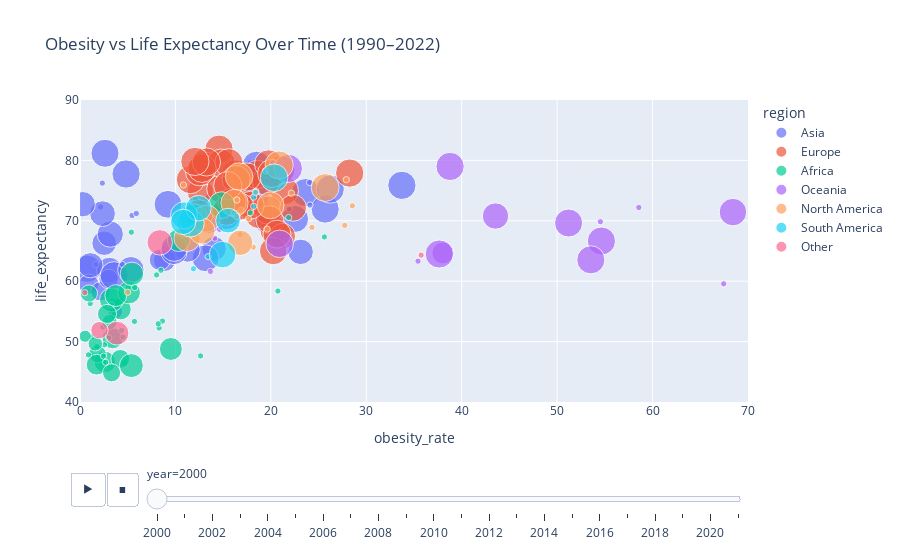

The notebook cell saved with this chart:
### Code cell
fig = px.scatter(
    df,
    x="obesity_rate",
    y="life_expectancy",
    size="water_access_total",
    color="region",
    hover_name="country",
    animation_frame="year",
    range_x=[0, 70],
    range_y=[40, 90],
    title="Obesity vs Life Expectancy Over Time (1990–2022)"
)
fig.show()

### Figure 1 — Plotly figure (JSON) as saved in the notebook; plotly's stock layout.template omitted (floating-point values rounded to 4 significant figures)
{"data": [{"hovertemplate": "<b>%{hovertext}</b><br><br>region=Asia<br>year=2000<br>obesity_rate=%{x}<br>life_expectancy=%{y}<br>water_access_total=%{marker.size}<extra></extra>", "hovertext": ["Afghanistan", "Armenia", "Azerbaijan", "Bahrain", "Bangladesh", "Bhutan", "Brunei", "Cambodia", "China", "Cyprus", "Georgia", "Hong Kong", "India", "Indonesia", "Iran", "Iraq", "Israel", "Japan", "Jordan", "Kazakhstan", "Kuwait", "Kyrgyzstan", "Laos", "Lebanon", "Macao", "Malaysia", "Maldives", "Mongolia", "Myanmar", "Nepal", "North Korea", "Oman", "Pakistan", "Palestine", "Philippines", "Qatar", "Saudi Arabia", "Singapore", "South Korea", "Sri Lanka", "Syria", "Taiwan", "Tajikistan", "Thailand", "Turkey", "Turkmenistan", "United Arab Emirates", "Uzbekistan", "Vietnam", "Yemen"], "legendgroup": "Asia", "marker": {"color": "#636efa", "size": [27.44, 95.33, 73.42, 99.96, 94.82, 82.36, 5.0, 51.9, 5.0, 99.89, 94.56, 98.74, 5.0, 75.28, 94.15, 80.85, 100.0, 98.5, 98.56, 90.15, 100.0, 80.18, 46.14, 84.41, 100.0, 96.88, 5.0, 62.5, 47.73, 79.67, 99.3, 85.64, 87.36, 90.65, 85.98, 99.9, 5.0, 100.0, 5.0, 82.85, 5.0, 5.0, 56.51, 5.0, 5.0, 87.15, 5.0, 87.31, 80.58, 5.0], "sizemode": "area", "sizeref": 0.25, "symbol": "circle"}, "mode": "markers", "name": "Asia", "orientation": "v", "showlegend": true, "type": "scatter", "x": [3.69, 15.34, 14.06, 23.64, 0.76, 3.07, 13.48, 0.92, 2.16, 18.31, 19.67, NaN, 1.67, 2.53, 13.44, 23.12, 18.49, 2.62, 25.69, 13.16, 33.73, 11.28, 2.14, 18.43, NaN, 9.22, 5.46, 8.86, 3.0, 1.09, 3.58, 17.25, 5.33, 22.54, 3.17, 26.22, 24.1, 4.83, 2.34, 2.36, 19.56, NaN, 8.37, 5.9, 21.93, 9.85, 24.06, 9.87, 0.28, 4.45], "xaxis": "x", "y": [55.0, 70.81, 65.38, 74.67, 62.05, 61.84, 74.02, 59.49, 72.29, 77.9, 70.09, 80.7, 62.75, 66.29, 70.17, 64.86, 79.18, 81.18, 71.93, 63.79, 75.87, 65.24, 58.32, 73.89, 79.43, 72.73, 70.89, 63.46, 60.36, 62.64, 60.91, 73.64, 61.9, 70.3, 67.79, 75.25, 72.61, 77.75, 76.24, 71.18, 70.86, 76.14, 63.54, 71.21, 71.93, 64.93, 76.35, 65.46, 72.75, 62.76], "yaxis": "y"}, {"hovertemplate": "<b>%{hovertext}</b><br><br>region=Europe<br>year=2000<br>obesity_rate=%{x}<br>life_expectancy=%{y}<br>water_access_total=%{marker.size}<extra></extra>", "hovertext": ["Albania", "Andorra", "Austria", "Belarus", "Belgium", "Bosnia and Herzegovina", "Bulgaria", "Croatia", "Czechia", "Denmark", "Estonia", "Faroe Islands", "Finland", "France", "Germany", "Gibraltar", "Greece", "Guernsey", "Hungary", "Iceland", "Ireland", "Isle of Man", "Italy", "Jersey", "Latvia", "Liechtenstein", "Lithuania", "Luxembourg", "Malta", "Moldova", "Monaco", "Montenegro", "Netherlands", "North Macedonia", "Norway", "Poland", "Portugal", "Romania", "Russia", "San Marino", "Serbia", "Slovakia", "Slovenia", "Spain", "Sweden", "Switzerland", "Ukraine", "United Kingdom"], "legendgroup": "Europe", "marker": {"color": "#EF553B", "size": [86.4, 100.0, 100.0, 98.36, 100.0, 97.27, 99.81, 98.65, 99.81, 100.0, 97.36, 5.0, 100.0, 100.0, 100.0, 100.0, 99.69, 5.0, 99.96, 100.0, 97.21, 5.0, 99.56, 5.0, 97.8, 100.0, 89.67, 100.0, 100.0, 82.92, 100.0, 5.0, 100.0, 96.89, 100.0, 5.0, 99.23, 100.0, 95.35, 100.0, 89.31, 97.98, 99.5, 100.0, 99.48, 100.0, 98.14, 100.0], "sizemode": "area", "sizeref": 0.25, "symbol": "circle"}, "mode": "markers", "name": "Europe", "orientation": "v", "showlegend": true, "type": "scatter", "x": [12.61, 14.57, 13.0, 20.32, 16.31, 14.74, 15.36, 17.35, 21.42, 11.57, 18.75, NaN, 18.55, 13.08, 20.44, NaN, 21.05, NaN, 19.72, 14.78, 19.51, NaN, 15.6, NaN, 19.89, NaN, 22.33, 17.49, 28.26, 21.24, NaN, 12.12, 12.53, 17.85, 12.79, 17.87, 16.37, 12.45, 20.25, NaN, 16.83, 15.94, 15.48, 19.76, 13.25, 12.04, 20.64, 20.09], "xaxis": "x", "y": [74.83, 81.86, 78.24, 68.46, 77.77, 75.29, 71.57, 74.0, 74.98, 76.82, 71.01, 78.25, 77.67, 79.04, 78.06, 80.14, 78.44, 79.39, 71.76, 79.55, 76.54, 74.84, 79.61, 78.42, 70.18, 78.58, 72.14, 77.26, 77.9, 67.46, 82.12, 73.55, 78.13, 72.57, 78.69, 73.65, 76.83, 71.16, 65.0, 80.5, 72.33, 73.14, 75.83, 79.41, 79.74, 79.83, 67.79, 77.85], "yaxis": "y"}, {"hovertemplate": "<b>%{hovertext}</b><br><br>region=Africa<br>year=2000<br>obesity_rate=%{x}<br>life_expectancy=%{y}<br>water_access_total=%{marker.size}<extra></extra>", "hovertext": ["Algeria", "Angola", "Benin", "Botswana", "Burkina Faso", "Burundi", "Cameroon", "Cape Verde", "Central African Republic", "Chad", "Comoros", "Congo", "Djibouti", "Egypt", "Equatorial Guinea", "Eritrea", "Eswatini", "Ethiopia", "Gabon", "Gambia", "Ghana", "Guinea", "Guinea-Bissau", "Kenya", "Lesotho", "Liberia", "Libya", "Madagascar", "Malawi", "Mali", "Mauritania", "Mauritius", "Mayotte", "Morocco", "Mozambique", "Namibia", "Niger", "Nigeria", "Rwanda", "Sao Tome and Principe", "Senegal", "Seychelles", "Sierra Leone", "Somalia", "South Africa", "South Sudan", "Sudan", "Tanzania", "Togo", "Tunisia", "Uganda", "Zambia", "Zimbabwe"], "legendgroup": "Africa", "marker": {"color": "#00cc96", "size": [89.85, 5.0, 5.0, 5.0, 5.0, 5.0, 5.0, 5.0, 59.01, 38.63, 5.0, 57.16, 5.0, 5.0, 5.0, 5.0, 5.0, 18.68, 5.0, 72.11, 65.22, 5.0, 55.3, 5.0, 65.64, 5.0, 5.0, 36.95, 53.86, 5.0, 5.0, 5.0, 5.0, 64.8, 5.0, 5.0, 5.0, 44.44, 5.0, 68.76, 59.76, 5.0, 41.08, 5.0, 5.0, 5.0, 5.0, 28.67, 45.44, 89.06, 26.42, 5.0, 71.87], "sizemode": "area", "sizeref": 0.25, "symbol": "circle"}, "mode": "markers", "name": "Africa", "orientation": "v", "showlegend": true, "type": "scatter", "x": [11.91, 4.7, 3.83, 8.29, 1.25, 1.28, 5.71, 5.38, 2.61, 1.83, 5.05, 4.25, 3.34, 25.61, 8.64, 1.07, 12.64, 0.54, 8.48, 3.3, 5.14, 2.39, 3.41, 3.27, 9.52, 4.36, 21.86, 0.94, 1.74, 3.02, 8.03, 12.46, NaN, 10.34, 2.56, 8.2, 1.77, 4.22, 0.88, 5.44, 3.75, 17.85, 3.31, 4.52, 20.74, 2.47, 5.73, 3.1, 2.83, 14.84, 1.61, 2.69, 5.38], "xaxis": "x", "y": [70.58, 46.5, 56.59, 52.26, 50.81, 47.62, 53.34, 68.12, 46.61, 47.94, 58.94, 55.37, 56.73, 67.33, 53.4, 56.29, 47.63, 50.88, 61.81, 56.9, 58.14, 52.42, 50.56, 56.08, 48.78, 51.85, 70.54, 57.97, 46.17, 50.6, 61.04, 71.76, 76.36, 66.79, 49.48, 52.95, 49.17, 47.14, 47.8, 61.21, 57.62, 71.31, 44.83, 50.75, 58.37, 47.59, 58.95, 53.24, 54.58, 72.6, 49.64, 46.58, 46.03], "yaxis": "y"}, {"hovertemplate": "<b>%{hovertext}</b><br><br>region=Oceania<br>year=2000<br>obesity_rate=%{x}<br>life_expectancy=%{y}<br>water_access_total=%{marker.size}<extra></extra>", "hovertext": ["American Samoa", "Australia", "Cook Islands", "Fiji", "French Polynesia", "Guam", "Kiribati", "Marshall Islands", "Nauru", "New Caledonia", "New Zealand", "Niue", "Northern Mariana Islands", "Palau", "Papua New Guinea", "Samoa", "Solomon Islands", "Tokelau", "Tonga", "Tuvalu", "Vanuatu", "Wallis and Futuna"], "legendgroup": "Oceania", "marker": {"color": "#ab63fa", "size": [94.93, 5.0, 5.0, 94.82, 100.0, 99.4, 60.89, 5.0, 5.0, 95.1, 100.0, 99.24, 96.84, 99.36, 5.0, 87.06, 5.0, 5.0, 98.14, 98.81, 5.0, 99.64], "sizemode": "area", "sizeref": 0.25, "symbol": "circle"}, "mode": "markers", "name": "Oceania", "orientation": "v", "showlegend": true, "type": "scatter", "x": [68.42, 20.17, 54.53, 20.92, 38.78, NaN, 38.03, 35.42, 67.45, NaN, 21.83, 54.64, NaN, 37.65, 13.67, 43.54, 14.12, 58.56, 51.2, 53.53, 14.63, NaN], "xaxis": "x", "y": [71.44, 79.62, 69.85, 66.19, 79.0, 74.89, 64.67, 63.32, 59.57, 73.57, 78.67, 66.65, 74.9, 64.5, 61.61, 70.79, 67.12, 72.2, 69.63, 63.54, 68.59, 75.39], "yaxis": "y"}, {"hovertemplate": "<b>%{hovertext}</b><br><br>region=North America<br>year=2000<br>obesity_rate=%{x}<br>life_expectancy=%{y}<br>water_access_total=%{marker.size}<extra></extra>", "hovertext": ["Anguilla", "Antigua and Barbuda", "Aruba", "Bahamas", "Barbados", "Belize", "Bermuda", "British Virgin Islands", "Canada", "Cayman Islands", "Costa Rica", "Cuba", "Dominica", "Dominican Republic", "El Salvador", "Greenland", "Grenada", "Guadeloupe", "Guatemala", "Haiti", "Honduras", "Jamaica", "Martinique", "Mexico", "Montserrat", "Nicaragua", "Panama", "Puerto Rico", "Saint Kitts and Nevis", "Saint Lucia", "Saint Martin (French part)", "Saint Pierre and Miquelon", "Saint Vincent and the Grenadines", "Trinidad and Tobago", "Turks and Caicos Islands", "United States", "United States Virgin Islands"], "legendgroup": "North America", "marker": {"color": "#FFA15A", "size": [5.0, 5.0, 5.0, 5.0, 5.0, 5.0, 5.0, 5.0, 99.23, 5.0, 94.46, 5.0, 5.0, 90.79, 5.0, 5.0, 93.31, 5.0, 86.5, 5.0, 85.35, 5.0, 99.76, 90.6, 5.0, 80.65, 5.0, 97.21, 5.0, 5.0, 100.0, 5.0, 5.0, 5.0, 5.0, 5.0, 98.72], "sizemode": "area", "sizeref": 0.25, "symbol": "circle"}, "mode": "markers", "name": "North America", "orientation": "v", "showlegend": true, "type": "scatter", "x": [NaN, 18.43, NaN, 28.54, 22.15, 24.31, 19.44, NaN, 20.87, NaN, 16.67, 10.84, 16.87, 13.28, 16.78, 18.15, 16.19, NaN, 11.22, 4.99, 12.79, 16.15, NaN, 19.97, NaN, 16.78, 16.44, 25.69, 27.75, 16.43, NaN, NaN, 17.66, 19.61, NaN, 27.91, NaN], "xaxis": "x", "y": [75.15, 74.82, 72.94, 72.48, 74.58, 68.91, 78.25, 74.75, 79.23, 74.38, 77.32, 75.92, 71.72, 70.36, 67.71, 65.63, 72.95, 77.08, 67.1, 58.17, 68.3, 71.28, 78.5, 72.56, 73.15, 66.36, 73.44, 75.51, 69.25, 70.78, 76.79, 74.88, 70.35, 68.63, 73.97, 76.81, 71.8], "yaxis": "y"}, {"hovertemplate": "<b>%{hovertext}</b><br><br>region=South America<br>year=2000<br>obesity_rate=%{x}<br>life_expectancy=%{y}<br>water_access_total=%{marker.size}<extra></extra>", "hovertext": ["Argentina", "Bolivia", "Brazil", "Chile", "Colombia", "Ecuador", "Falkland Islands", "French Guiana", "Guyana", "Paraguay", "Peru", "Suriname", "Uruguay", "Venezuela"], "legendgroup": "South America", "marker": {"color": "#19d3f3", "size": [5.0, 5.0, 93.47, 95.75, 91.96, 82.31, 5.0, 5.0, 5.0, 76.24, 80.15, 89.06, 5.0, 5.0], "sizemode": "area", "sizeref": 0.25, "symbol": "circle"}, "mode": "markers", "name": "South America", "orientation": "v", "showlegend": true, "type": "scatter", "x": [18.2, 11.89, 11.59, 20.34, 10.9, 12.41, NaN, NaN, 13.43, 15.51, 10.81, 14.94, 18.39, 18.2], "xaxis": "x", "y": [73.91, 62.06, 69.58, 77.13, 70.9, 72.09, 71.13, 72.97, 64.07, 70.03, 69.82, 64.41, 74.69, 72.39], "yaxis": "y"}, {"hovertemplate": "<b>%{hovertext}</b><br><br>region=Other<br>year=2000<br>obesity_rate=%{x}<br>life_expectancy=%{y}<br>water_access_total=%{marker.size}<extra></extra>", "hovertext": ["Bonaire Sint Eustatius and Saba", "Cote d'Ivoire", "Curacao", "Democratic Republic of Congo", "East Timor", "Kosovo", "Micronesia (country)", "Reunion", "Saint Barthelemy", "Saint Helena", "Sint Maarten (Dutch part)", "Vatican", "Western Sahara", "World"], "legendgroup": "Other", "marker": {"color": "#FF6692", "size": [5.0, 70.63, 5.0, 37.56, 5.0, 5.0, 5.0, 99.72, 99.39, 5.0, 5.0, 5.0, 5.0, 81.27], "sizemode": "area", "sizeref": 0.25, "symbol": "circle"}, "mode": "markers", "name": "Other", "orientation": "v", "showlegend": true, "type": "scatter", "x": [NaN, 3.88, NaN, 2.04, 0.5, NaN, 35.75, NaN, NaN, NaN, NaN, NaN, NaN, 8.36], "xaxis": "x", "y": [76.09, 51.39, 73.28, 51.89, 58.1, 71.32, 64.32, 77.01, 79.34, 75.75, 74.41, 79.34, 62.73, 66.43], "yaxis": "y"}], "layout": {"legend": {"itemsizing": "constant", "title": {"text": "region"}, "tracegroupgap": 0}, "sliders": [{"active": 0, "currentvalue": {"prefix": "year="}, "len": 0.9, "pad": {"b": 10, "t": 60}, "steps": [{"args": [["2000"], {"frame": {"duration": 0, "redraw": false}, "fromcurrent": true, "mode": "immediate", "transition": {"duration": 0, "easing": "linear"}}], "label": "2000", "method": "animate"}, {"args": [["2001"], {"frame": {"duration": 0, "redraw": false}, "fromcurrent": true, "mode": "immediate", "transition": {"duration": 0, "easing": "linear"}}], "label": "2001", "method": "animate"}, {"args": [["2002"], {"frame": {"duration": 0, "redraw": false}, "fromcurrent": true, "mode": "immediate", "transition": {"duration": 0, "easing": "linear"}}], "label": "2002", "method": "animate"}, {"args": [["2003"], {"frame": {"duration": 0, "redraw": false}, "fromcurrent": true, "mode": "immediate", "transition": {"duration": 0, "easing": "linear"}}], "label": "2003", "method": "animate"}, {"args": [["2004"], {"frame": {"duration": 0, "redraw": false}, "fromcurrent": true, "mode": "immediate", "transition": {"duration": 0, "easing": "linear"}}], "label": "2004", "method": "animate"}, {"args": [["2005"], {"frame": {"duration": 0, "redraw": false}, "fromcurrent": true, "mode": "immediate", "transition": {"duration": 0, "easing": "linear"}}], "label": "2005", "method": "animate"}, {"args": [["2006"], {"frame": {"duration": 0, "redraw": false}, "fromcurrent": true, "mode": "immediate", "transition": {"duration": 0, "easing": "linear"}}], "label": "2006", "method": "animate"}, {"args": [["2007"], {"frame": {"duration": 0, "redraw": false}, "fromcurrent": true, "mode": "immediate", "transition": {"duration": 0, "easing": "linear"}}], "label": "2007", "method": "animate"}, {"args": [["2008"], {"frame": {"duration": 0, "redraw": false}, "fromcurrent": true, "mode": "immediate", "transition": {"duration": 0, "easing": "linear"}}], "label": "2008", "method": "animate"}, {"args": [["2009"], {"frame": {"duration": 0, "redraw": false}, "fromcurrent": true, "mode": "immediate", "transition": {"duration": 0, "easing": "linear"}}], "label": "2009", "method": "animate"}, {"args": [["2010"], {"frame": {"duration": 0, "redraw": false}, "fromcurrent": true, "mode": "immediate", "transition": {"duration": 0, "easing": "linear"}}], "label": "2010", "method": "animate"}, {"args": [["2011"], {"frame": {"duration": 0, "redraw": false}, "fromcurrent": true, "mode": "immediate", "transition": {"duration": 0, "easing": "linear"}}], "label": "2011", "method": "animate"}, {"args": [["2012"], {"frame": {"duration": 0, "redraw": false}, "fromcurrent": true, "mode": "immediate", "transition": {"duration": 0, "easing": "linear"}}], "label": "2012", "method": "animate"}, {"args": [["2013"], {"frame": {"duration": 0, "redraw": false}, "fromcurrent": true, "mode": "immediate", "transition": {"duration": 0, "easing": "linear"}}], "label": "2013", "method": "animate"}, {"args": [["2014"], {"frame": {"duration": 0, "redraw": false}, "fromcurrent": true, "mode": "immediate", "transition": {"duration": 0, "easing": "linear"}}], "label": "2014", "method": "animate"}, {"args": [["2015"], {"frame": {"duration": 0, "redraw": false}, "fromcurrent": true, "mode": "immediate", "transition": {"duration": 0, "easing": "linear"}}], "label": "2015", "method": "animate"}, {"args": [["2016"], {"frame": {"duration": 0, "redraw": false}, "fromcurrent": true, "mode": "immediate", "transition": {"duration": 0, "easing": "linear"}}], "label": "2016", "method": "animate"}, {"args": [["2017"], {"frame": {"duration": 0, "redraw": false}, "fromcurrent": true, "mode": "immediate", "transition": {"duration": 0, "easing": "linear"}}], "label": "2017", "method": "animate"}, {"args": [["2018"], {"frame": {"duration": 0, "redraw": false}, "fromcurrent": true, "mode": "immediate", "transition": {"duration": 0, "easing": "linear"}}], "label": "2018", "method": "animate"}, {"args": [["2019"], {"frame": {"duration": 0, "redraw": false}, "fromcurrent": true, "mode": "immediate", "transition": {"duration": 0, "easing": "linear"}}], "label": "2019", "method": "animate"}, {"args": [["2020"], {"frame": {"duration": 0, "redraw": false}, "fromcurrent": true, "mode": "immediate", "transition": {"duration": 0, "easing": "linear"}}], "label": "2020", "method": "animate"}, {"args": [["2021"], {"frame": {"duration": 0, "redraw": false}, "fromcurrent": true, "mode": "immediate", "transition": {"duration": 0, "easing": "linear"}}], "label": "2021", "method": "animate"}], "x": 0.1, "xanchor": "left", "y": 0, "yanchor": "top"}], "title": {"text": "Obesity vs Life Expectancy Over Time (1990–2022)"}, "updatemenus": [{"buttons": [{"args": [null, {"frame": {"duration": 500, "redraw": false}, "fromcurrent": true, "mode": "immediate", "transition": {"duration": 500, "easing": "linear"}}], "label": "&#9654;", "method": "animate"}, {"args": [[null], {"frame": {"duration": 0, "redraw": false}, "fromcurrent": true, "mode": "immediate", "transition": {"duration": 0, "easing": "linear"}}], "label": "&#9724;", "method": "animate"}], "direction": "left", "pad": {"r": 10, "t": 70}, "showactive": false, "type": "buttons", "x": 0.1, "xanchor": "right", "y": 0, "yanchor": "top"}], "xaxis": {"anchor": "y", "domain": [0, 1], "range": [0, 70], "title": {"text": "obesity_rate"}}, "yaxis": {"anchor": "x", "domain": [0, 1], "range": [40, 90], "title": {"text": "life_expectancy"}}}}
